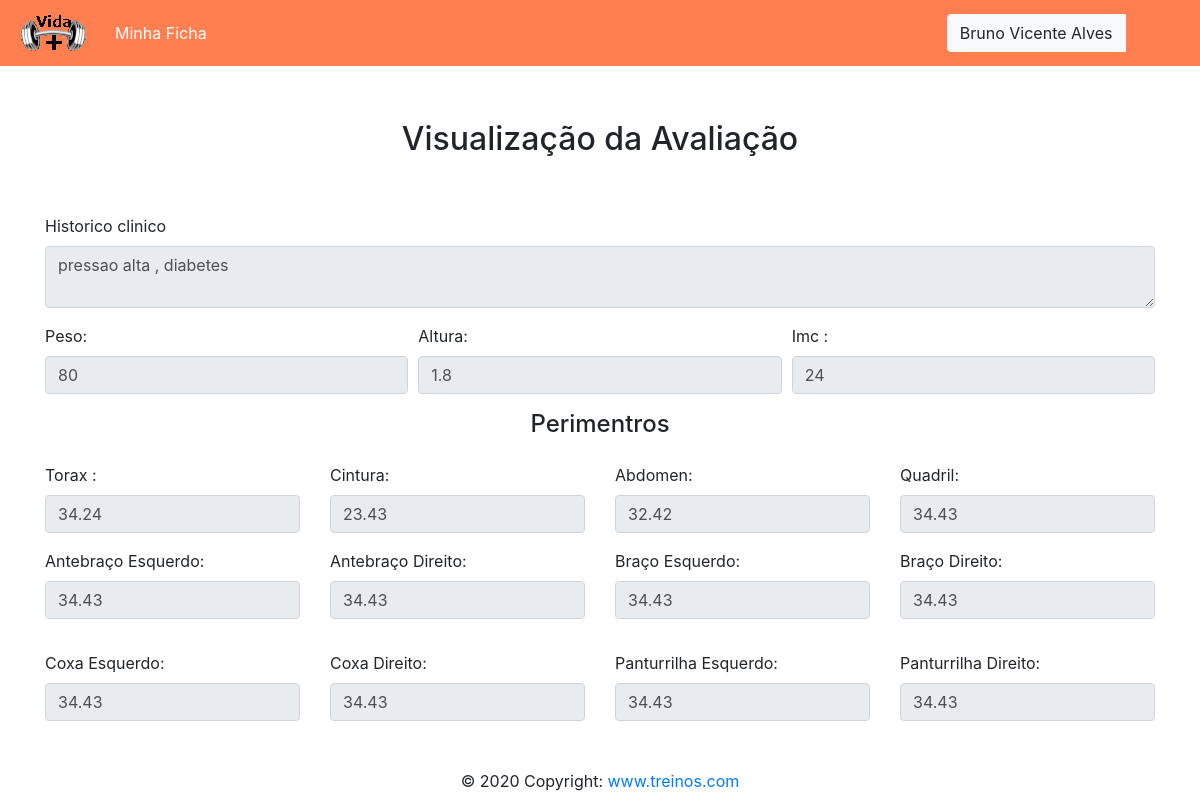
The app's page /App/view/VisualizarAvaliacao.php?id=65 (signed in) with its own data.
### tables this page shows
CREATE TABLE `avaliacao` (
  `id_avaliacao` int(11) NOT NULL,
  `his_clinico` varchar(500) DEFAULT NULL,
  `peso` double DEFAULT NULL,
  `altura` double DEFAULT NULL,
  `imc` double DEFAULT NULL,
  `torax` double DEFAULT NULL,
  `cintura` double DEFAULT NULL,
  `abdomen` double DEFAULT NULL,
  `quadril` double DEFAULT NULL,
  `antebraco_esquerdo` double DEFAULT NULL,
  `antebraco_direito` double DEFAULT NULL,
  `braco_esquerdo` double DEFAULT NULL,
  `braco_direito` double DEFAULT NULL,
  `coxa_esquerdo` double DEFAULT NULL,
  `coxa_direito` double DEFAULT NULL,
  `panturrilha_esquerda` double DEFAULT NULL,
  `panturrilha_direita` double DEFAULT NULL,
  `data_avaliacao` date DEFAULT NULL,
  `id_ficha` int(11) DEFAULT NULL
);

### App/Modal/CrudAvaliacao.php (called while the page is built, shortened)
<?php
 function buscarAvaliacaoEspecifica($id){
     $pdo=conexao();
     $stmt = $pdo->prepare("SELECT * FROM avaliacao WHERE id_avaliacao=:id_avaliacao limit 1");
     $stmt->bindValue(":id_avaliacao",$id);
     $stmt->execute();
     $users = $stmt->fetchAll(PDO::FETCH_ASSOC);
     foreach( $users as $user){
         $id_avaliação=$user['id_avaliacao'];
         $his_clinico=$user['his_clinico'];
         $peso=$user['peso'];
         $altura=$user['altura'];
         $imc=$user['imc'];
         $torax=$user['torax'];
         $cintura=$user['cintura'];
         $abdomen=$user['abdomen'];
         $quadril=$user['quadril'];
         $antebraco_esquerdo=$user['antebraco_esquerdo'];
         $antebraco_direito=$user['antebraco_direito'];
         $braco_esquerdo=$user['braco_esquerdo'];
         $braco_direito=$user['braco_direito'];
         $coxa_esquerdo=$user['coxa_esquerdo'];
         $coxa_direito=$user['coxa_direito'];
         $panturrilha_esquerda=$user['panturrilha_esquerda'];
         $panturrilha_direita=$user['panturrilha_direita'];
         $data_avaliacao=$user['data_avaliacao'];
         $id_ficha=$user['id_ficha'];
     }
     if($users!= NULL){
         return array( $id_avaliação, $his_clinico, $peso, $altura, $imc, $torax, $cintura, $abdomen, $quadril,$antebraco_esquerdo,$antebraco_direito,$braco_esquerdo,$braco_direito,$coxa_esquerdo,$coxa_direito,$panturrilha_esquerda,$panturrilha_direita,$data_avaliacao,$id_ficha);
     }
}

### App/Controller/ControllerAvaliacao.php (called while the page is built, shortened)
<?php
require_once '../Modal/CrudAvaliacao.php';
function buscaAvaliacao($id_avaliacao){
    $resultado = buscarAvaliacaoEspecifica($id_avaliacao);
    return $resultado;
}

### App/view/VisualizarAvaliacao.php (the view, shortened to what this page needs)
<?php
require_once '../Controller/ControllerAvaliacao.php';
?>
<!doctype html>
<html lang="br">
<head>
    <link rel="stylesheet" href="https://stackpath.bootstrapcdn.com/bootstrap/4.4.1/css/bootstrap.min.css">
</head>
<body>
<?php include('../view/Menu.php') ?>
<br>
<br>
<br>
<?php
if(isset($_GET['id'])){
    $id_avaliacao=$_GET['id'];
    $resultado=buscaAvaliacao($id_avaliacao);
}
?>
<form name="form1" action="../Controller/ControllerAvaliacao.php?acao=atualizar&id=<?=$resultado[0]?>" method="post">
    <div align="center">
        <br><br>
        <h2> Visualização da  Avaliação </h2>
    </div>
    <br>
    <br>
    <div class="container">
        <div class="form-row">
            <div class="form-group col-md-12">
                <label for="inputEmail4">Historico clinico </label>
                <fieldset disabled>
                <textarea name="historicoClinico"   required   class="form-control"  ><?=$resultado[1]?></textarea>
                    </fieldset>
            </div>
        </div>
        <div class="form-row">
            <div class="form-group col-md-4">
                <label for="inputEmail4">Peso: </label>
                <fieldset disabled>
                <input name="peso" type="text" value="<?=$resultado[2]?>" required class="form-control" id="peso" >
                </fieldset>
            </div>
            <div class="form-group col-md-4">
                <label for="inputPassword4">Altura: </label>
                <fieldset disabled>
                <input name="altura"  required type="text"   value="<?=$resultado[3]?>" class="form-control"  id="altura">
                </fieldset>
            </div>
            <div class="form-group col-md-4">
                <label for="inputEmail4">Imc : </label>
                <fieldset disabled>
                    <input name="imc"   value="<?=$resultado[4]?>" class="form-control">
                </fieldset>
            </div>
            <div class="form-group col-md-12">
                <h4 class="text-center"> Perimentros</h4>
            </div>
        </div>
        <div class="row">
            <div class="form-group col-md-3">
                <label for="inputPassword4">Torax : </label>
                <fieldset disabled>
                <input name="torax"  required type="text"  value="<?=$resultado[5]?>" class="form-control"  id="torax">
                </fieldset>
            </div>
            <div class="form-group col-md-3">
                <label for="inputPassword4">Cintura: </label>
                <fieldset disabled>
                <input name="cintura"  required type="text" value="<?=$resultado[6]?>"class="form-control" id="cintura" >
                </fieldset>
            </div>
            <div class="form-group col-md-3">
                <label for="inputPassword4">Abdomen: </label>
                <fieldset disabled>
                <input name="abdomen"  required type="text" value="<?=$resultado[7]?>"class="form-control" id="abdomen" >
                </fieldset>
            </div>
            <div class="form-group col-md-3">
                <label for="inputPassword4">Quadril: </label>
                <fieldset disabled>
                <input name="quadril"  required type="text" value="<?=$resultado[8]?>"class="form-control"  id="quadril">
                </fieldset>
            </div>
        </div>
        <div class="row">
            <div class="form-group col-md-6">
                <div class="row">
                    <div class="form-group col-md-6">
                        <label for="inputPassword4">Antebraço Esquerdo: </label>
                        <fieldset disabled>
                        <input name="antebracoEsquerdo"  required type="text" value="<?=$resultado[9]?>"class="form-control" id="antebracoesquerdo">
                        </fieldset>
                    </div>
                    <div class="form-group col-md-6">
                        <label for="inputPassword4">Antebraço Direito: </label>
                        <fieldset disabled>
                        <input name="antebracoDireito"  required type="text"value="<?=$resultado[10]?>" class="form-control" id="antebracodireito">
                        </fieldset>
                    </div>
                </div>
            </div>
            <div class="form-group col-md-6">
                <div class="row">
                    <div class="form-group col-md-6">
                        <label for="inputPassword4">Braço Esquerdo: </label>
                        <fieldset disabled>
                        <input name="bracoEsquerdo"  required type="text" value="<?=$resultado[11]?>"class="form-control" id="bracoesquerdo">
                        </fieldset>
                    </div>
                    <div class="form-group col-md-6">
                        <label for="inputPassword4">Braço Direito: </label>
                        <fieldset disabled>
                        <input name="bracoDireito"  required type="text"  value="<?=$resultado[12]?>"class="form-control" id="bracodireito">
                            </fieldset>
                    </div>
                </div>
            </div>
        </div>
        <div class="row">
            <div class="form-group col-md-6">
                <div class="row">
                    <div class="form-group col-md-6">
                        <label for="inputPassword4">Coxa Esquerdo: </label>
                        <fieldset disabled>
                        <input name="coxaEsquerda"  required type="text"  value="<?=$resultado[13]?>"class="form-control" id="coxaesquerdo" >
                            </fieldset>
                    </div>
                    <div class="form-group col-md-6">
                        <label for="inputPassword4">Coxa Direito: </label>
                        <fieldset disabled>
                        <input name="coxaDireita"  required type="text"value="<?=$resultado[14]?>" class="form-control"  id="coxadireita">
                            </fieldset >
                    </div>
                </div>
            </div>
            <div class="form-group col-md-6">
                <div class="row">
                    <div class="form-group col-md-6">
                        <label for="inputPassword4">Panturrilha Esquerdo: </label>
                        <fieldset disabled>
                        <input name="panturrilhaEsquerda"  required type="text"  value="<?=$resultado[15]?>"class="form-control" id="panturrilhaesquerda" >
                        </fieldset>
                    </div>
                    <div class="form-group col-md-6">
                        <label for="inputPassword4">Panturrilha Direito: </label>
                        <fieldset disabled>
                        <input name="pantirrilhaDireita"  required type="text" value="<?=$resultado[16]?>"class="form-control" id="panturrilhadireita">
                        </fieldset>
                    </div>
                </div>
            </div>
        </div>
    </div>
</form>
<?php include('../view/footer.php') ?>
</body>
</html>

### records on screen
avaliacao: historicoClinico "pressao alta , diabetes", peso "80", altura "1.8", imc "24", torax "34.24", cintura "23.43", abdomen "32.42", quadril "34.43", antebracoEsquerdo "34.43", bracoEsquerdo "34.43", bracoDireito "34.43", coxaEsquerda "34.43", panturrilhaEsquerda "34.43", pantirrilhaDireita "34.43"

### other values on screen
$_SESSION['usuario'] "Bruno Vicente"
$_SESSION['sobrenome_usuario'] "Alves"
